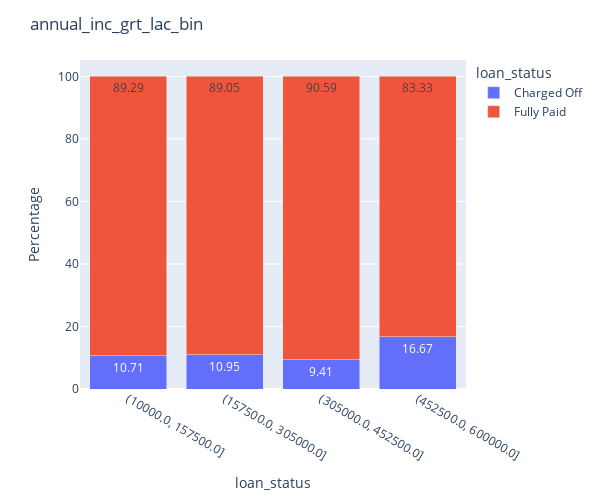

Notebook cell for this chart:
### Code cell
##let's do analysis for slaray more than 1 Lac seprately
salary_grt_lakh= loan_data_extract[loan_data_extract["annual_inc"]>100000]
box_plot(data= salary_grt_lakh,y='annual_inc',x='loan_status')
salary_grt_lakh['annual_inc_grt_lac_bin'] = pd.cut(salary_grt_lakh['annual_inc'], np.linspace(10000,600000,5))

count_plot(salary_grt_lakh,['annual_inc_grt_lac_bin'])

stack_plot(x='annual_inc_grt_lac_bin',y='loan_status',data=salary_grt_lakh)

### Figure 1 — Plotly figure (JSON) as saved in the notebook; plotly's stock layout.template omitted (floating-point values rounded to 4 significant figures)
{"data": [{"alignmentgroup": "True", "hovertemplate": "loan_status=Charged Off<br>annual_inc_grt_lac_bin=%{x}<br>Percentage=%{text}<extra></extra>", "legendgroup": "Charged Off", "marker": {"color": "#636efa", "pattern": {"shape": ""}}, "name": "Charged Off", "offsetgroup": "Charged Off", "orientation": "v", "showlegend": true, "text": [10.71, 10.95, 9.41, 16.67], "textposition": "auto", "type": "bar", "x": ["(10000.0, 157500.0]", "(157500.0, 305000.0]", "(305000.0, 452500.0]", "(452500.0, 600000.0]"], "xaxis": "x", "y": [10.71, 10.95, 9.41, 16.67], "yaxis": "y"}, {"alignmentgroup": "True", "hovertemplate": "loan_status=Fully Paid<br>annual_inc_grt_lac_bin=%{x}<br>Percentage=%{text}<extra></extra>", "legendgroup": "Fully Paid", "marker": {"color": "#EF553B", "pattern": {"shape": ""}}, "name": "Fully Paid", "offsetgroup": "Fully Paid", "orientation": "v", "showlegend": true, "text": [89.29, 89.05, 90.59, 83.33], "textposition": "auto", "type": "bar", "x": ["(10000.0, 157500.0]", "(157500.0, 305000.0]", "(305000.0, 452500.0]", "(452500.0, 600000.0]"], "xaxis": "x", "y": [89.29, 89.05, 90.59, 83.33], "yaxis": "y"}], "layout": {"barmode": "stack", "height": 500, "legend": {"title": {"text": "loan_status"}, "tracegroupgap": 0}, "margin": {"t": 60}, "title": {"text": "annual_inc_grt_lac_bin"}, "width": 600, "xaxis": {"anchor": "y", "domain": [0, 1], "title": {"text": "loan_status"}}, "yaxis": {"anchor": "x", "domain": [0, 1], "title": {"text": "Percentage"}}}}
